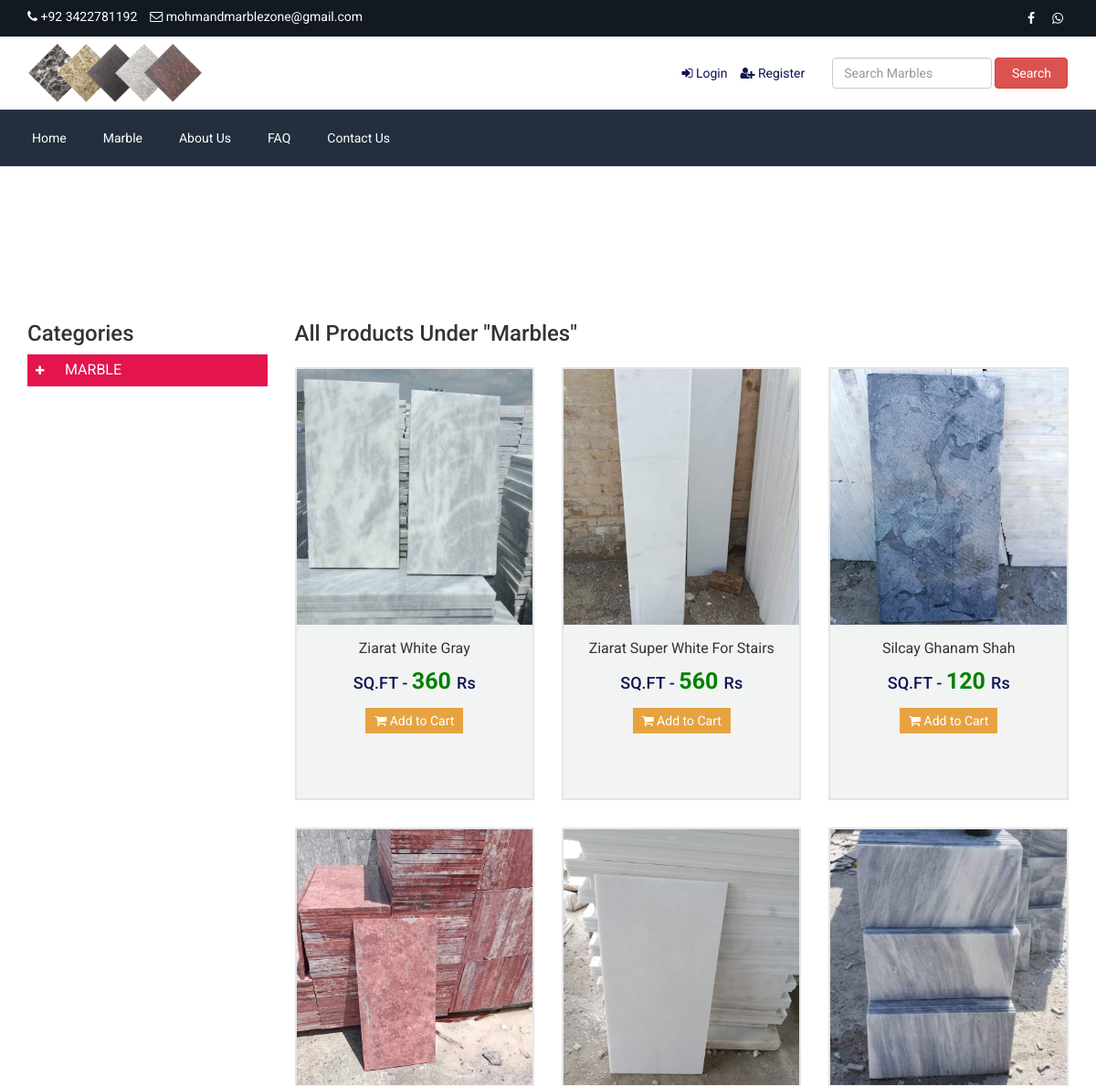
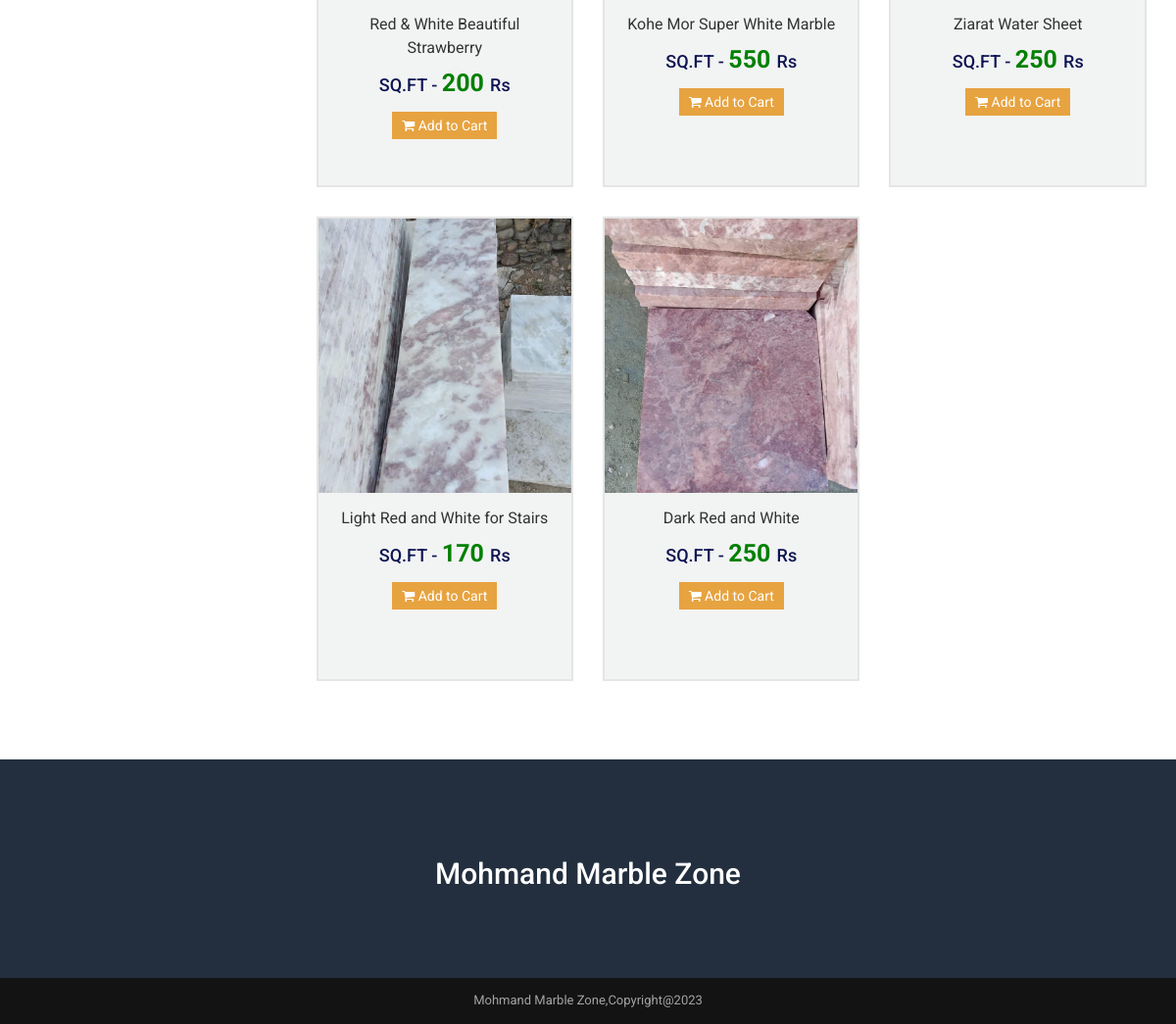
The app's page /product_category/ with its own data (2 pictures, top to bottom).
### customadmin/models.py (models this page shows, shortened)
class add_footer_contact(models.Model):
    footer_copyright = models.CharField(max_length=1000, null=True, blank=True)
    contact_address = models.TextField(null=True, blank=True)
    contact_email = models.EmailField(null=True, blank=True)
    contact_no = models.CharField(max_length=100, null=True, blank=True)
    map_iframe = models.TextField(null=True, blank=True)
    status = models.BooleanField(default=True)

class add_logo(models.Model):
    upload_logo = models.ImageField(upload_to='Media/website_images/')

class add_top_category(models.Model):
    top_category_name = models.CharField(max_length=120)
    show_top_menu = models.BooleanField(default=True)
    class Meta:
        verbose_name_plural = "1 - Add Top Category"

class add_product(models.Model):
    select_top_category = models.ForeignKey(add_top_category, on_delete = models.CASCADE)
    select_mid_category = models.ForeignKey(add_mid_category, on_delete = models.CASCADE)
    select_end_category = models.ForeignKey(add_end_category, on_delete = models.CASCADE)
    product_name = models.CharField(max_length=120)
    old_price = models.IntegerField(null=True, blank=True)
    current_price = models.IntegerField()
    quantity = models.IntegerField()
    select_size = models.ManyToManyField(add_size, blank=True)
    select_color = models.ManyToManyField(add_color, blank=True)
    featured_photo = models.ImageField(upload_to="Media/Product_Images/Featured_image")
    photo_1 = models.ImageField(upload_to="Media/Product_Images/Other_Images", null=True, blank=True)
    photo_2= models.ImageField(upload_to="Media/Product_Images/Other_Images", null=True, blank=True)
    photo_3 = models.ImageField(upload_to="Media/Product_Images/Other_Images", null=True, blank=True)
    photo_4 = models.ImageField(upload_to="Media/Product_Images/Other_Images", null=True, blank=True)
    description = models.TextField()
    short_description = models.TextField()
    featured_desc = models.TextField()
    condition_desc = models.TextField()
    return_policy_desc = models.TextField()
    is_featured = models.BooleanField(default=False)
    is_active = models.BooleanField(default=False)
    status = models.BooleanField(default=False, null=True, blank=True)
    class Meta:
        verbose_name_plural = "7 - Add Product"

### marble/views.py (the view)
# urls.py: path('product_category/', views.product_category, name='product_category'),
def product_category(request):
    top_categories = add_top_category.objects.filter(show_top_menu=True)
    products = add_product.objects.filter(is_active=True)
    get_logo = add_logo.objects.last()
    get_favicon = add_favicon.objects.last()
    get_footer_contact = add_footer_contact.objects.last()
    get_social_links = add_social_media_links.objects.last()
    context = {'top_categories': top_categories, 'products': products,
                'get_logo': get_logo, 'get_favicon': get_favicon, 'get_footer_contact': get_footer_contact,
                'get_social_links': get_social_links}
    return render(request, 'product_category.html', context)

### templates/product_category.html (shortened to what this page needs)
{% extends 'basic/basic.html' %}
{% load static %}
{% block content %}
    {% include 'basic/top_navbar.html' %}
    {% include 'basic/center_navbar.html' %}
    {% include 'basic/main_navbar.html' %}
    <div class="page-banner" style="background-image: url({% static 'assets/uploads/banner_product_category.jpg' %})">
        <div class="inner">
            <h1>Category: Marbles </h1>
        </div>
    </div>
    <div class="page">
        <div class="container">
            <div class="row">
                <div class="col-md-3">
                    <h3>Categories</h3>
                    <div id="left" class="span3">
                        <ul id="menu-group-1" class="nav menu">
                            {% for top_category in top_categories %}
                            {% if top_category.show_top_menu %}
                            <li class="cat-level-1 deeper parent">
                                <a class="" href="{% url 'search_product_category' top_category.id %}">
                                    <span data-toggle="collapse" data-parent="#menu-group-1" href="#cat-lvl1-id-{{ forloop.counter }}"
                                        class="sign"><i class="fa fa-plus"></i></span>
                                    <span class="lbl">{{ top_category.top_category_name }}</span>
                                </a>
                            </li>
                            {% endif %}
                            {% endfor %}
                        </ul>
                    </div>
                </div>
                <div class="col-md-9">
                    <h3>All Products Under "Marbles"</h3>
                    <div class="product product-cat">
                        <div class="row">
                            {% if products %}
                            {% for i in products %}
                            <div class="col-md-4 item item-product-cat">
                                <div class="inner">
                                    <div class="thumb">
                                        <a href="{% url 'single_product' i.id %}">
                                        <div class="photo"
                                            style="background-image:url({{i.featured_photo.url}});">
                                        </div>
                                        </a>
                                    </div>
                                    <div class="text">
                                        <h3><a href="{% url 'single_product' i.id %}">{{i.product_name}}</a></h3>
                                        <h4>
                                            SQ.FT - <span style="color: green; font-weight: bold; font-size: 25px;"> {{i.current_price}} </span> Rs
                                        </h4>
                                        <p><a href="{% url 'single_product' i.id %}"><i class="fa fa-shopping-cart"></i> Add to
                                                Cart</a></p>
                                    </div>
                                </div>
                            </div>
                            {% endfor %}
                            {% else %}
                                <p class="alert alert-danger">Sorry no record found</p>
                            {% endif %}
                        </div>
                    </div>
                </div>
            </div>
        </div>
    </div>
    {% include 'basic/footer.html' %}
    {% endblock %}

### templates/basic/top_navbar.html
<div class="top">
    <div class="container">
        <div class="row">
            <div class="col-md-6 col-sm-6 col-xs-12">
                <div class="left">
                    <ul>
                        <li><i class="fa fa-phone"></i> {{get_footer_contact.contact_no}} </li>
                        <li><i class="fa fa-envelope-o"></i> {{get_footer_contact.contact_email}} </li>
                    </ul>
                </div>
            </div>
            <div class="col-md-6 col-sm-6 col-xs-12">
                <div class="right">
                    <ul>
                        <li><a href="{{get_social_links.facebook}}" target="__blank"><i class="fa fa-facebook"></i></a></li>
                        <li><a href="{{get_social_links.watsapp}}"><i class="fa fa-whatsapp"></i></a></li>
                    </ul>
                </div>
            </div>
        </div>
    </div>
</div>

### templates/basic/center_navbar.html
{% load static %}
<div class="header">
    <div class="container">
        <div class="row inner">
            <div class="col-md-4 logo">
                <a href="{% url 'index' %}"><img src="{{get_logo.upload_logo.url}}" alt="logo image"></a>
            </div>
            <div class="col-md-5 right">
                <ul>
                    {% if request.user.is_admin %}
                    <li><a href="{% url 'login_page' %}"><i class="fa fa-sign-in"></i> Login</a></li>
                    <li><a href="{% url 'register_page' %}"><i class="fa fa-user-plus"></i> Register</a></li>
                    {% else %}
                    {% if request.user.is_authenticated %}
                    <li><i class="fa fa-user"></i> Logged in as {{request.user.full_name}}</li>
                    <li><a href="{% url 'user_dashboard' %}"><i class="fa fa-home"></i> Dashboard</a></li>
                    <li><a href="{% url 'cart' %}"><i class="fa fa-shopping-cart"></i> My Cart </a></li>
                    {% else %}
                    <li><a href="{% url 'login_page' %}"><i class="fa fa-sign-in"></i> Login</a></li>
                    <li><a href="{% url 'register_page' %}"><i class="fa fa-user-plus"></i> Register</a></li>
                    {% endif %}
                    {% endif %}
                </ul>
            </div>
            <div class="col-md-3 search-area">
                <form class="navbar-form navbar-left" role="search" action="{% url 'search_product' %}" method="get">
                    <div class="form-group">
                        <input type="text" class="form-control search-top" placeholder="Search Marbles"
                            name="search_text">
                    </div>
                    <button type="submit" class="btn btn-danger">Search</button>
                </form>
            </div>
        </div>
    </div>
</div>

### templates/basic/main_navbar.html
<div class="nav">
    <div class="container">
        <div class="row">
            <div class="col-md-12 pl_0 pr_0">
                <div class="menu-container">
                    <div class="menu">
                        <ul>
                            <li><a href="{% url 'index' %}">Home</a></li>
                            {% for i in top_categories %}
                            <li>
                                <a href="{% url 'product_category' %}">{{i.top_category_name}}</a>
                            </li>
                            {% endfor %}
                            <li><a href="{% url 'about_us' %}">About Us</a></li>
                            <li><a href="{% url 'faq' %}">FAQ</a></li>
                            <li><a href="{% url 'contact_us' %}">Contact Us</a></li>
                        </ul>
                    </div>
                </div>
            </div>
        </div>
    </div>
</div>

### templates/basic/footer.html (shortened to what this page needs)
<section class="home-newsletter">
    <div class="container">
        <div class="row">
            <marquee>
                <h2 style="text-align: center; color: white;"> Mohmand Marble Zone </h2>
            </marquee>
        </div>
    </div>
</section>
<div class="footer-bottom">
    <div class="container">
        <div class="row">
            <div class="col-md-12 copyright">
                {{get_footer_contact.footer_copyright}} </div>
        </div>
    </div>
</div>

### static/assets/css/tree-menu.css (style rules this page uses)
#left ul.nav { margin-bottom: 2px; font-size: 12px; }
#left ul.nav li.parent a { padding: 0px; color: #ccc; }
#left ul.nav>li.parent>a { border: solid 1px #999; text-transform: uppercase; }
#left ul.nav li .sign { display: inline-block; width: 14px; padding: 5px 17px 5px 8px; background-color: transparent; color: #fff; }
#left ul.nav li.parent>a>.sign { margin-left: 0px; background-color: #999; }
#left ul.nav li .lbl { padding: 5px 12px; display: inline-block; }
#left ul.nav li a .lbl { font-size: 16px; }
#left ul.nav { background: #fff; }
#left ul.nav>li.cat-level-1 { margin-bottom: 10px; }
#left ul.nav>li.cat-level-1.parent>a { border: solid 1px #e4144d; background: #e4144d; color: #fff; }
#left ul.nav>li.cat-level-1.parent>a>.sign, #left ul.nav>li.cat-level-1 li.parent>a>.sign { margin-left: 0px; background-color: #e4144d; }
#left ul.nav>li.cat-level-1 .lbl { color: #fff; }

### static/assets/css/responsive.css (style rules this page uses)
@media only screen and (min-width: 992px) { .product .text { min-height: 190px; } }
@media only screen and (min-width: 992px) { .header .inner { width: 100%; } }
@media only screen and (min-width: 992px) { .header .search-area { padding-right: 0; } }
@media only screen and (min-width: 992px) { .header .search-area form { padding-right: 0; } }
@media only screen and (min-width: 992px) { .header .container { padding-right: 0; } }

### records on screen
add_footer_contact: contact_no "+92 3422781192", contact_email "mohmandmarblezone@gmail.com", footer_copyright "Mohmand Marble Zone,Copyright@2023"
add_logo: upload_logo (picture)
add_top_category: top_category_name "Marble", top_category_name "MARBLE"
add_product: featured_photo (picture), product_name "Ziarat White Gray", current_price "360"
add_product: featured_photo (picture), product_name "Ziarat Super White For Stairs", current_price "560"
add_product: featured_photo (picture), product_name "Silcay Ghanam Shah", current_price "120"
add_product: featured_photo (picture), product_name "Red & White Beautiful Strawberry", current_price "200"
add_product: featured_photo (picture), product_name "Kohe Mor Super White Marble", current_price "550"
add_product: featured_photo (picture), product_name "Ziarat Water Sheet", current_price "250"
add_product: featured_photo (picture), product_name "Light Red and White for Stairs", current_price "170"
add_product: featured_photo (picture), product_name "Dark Red and White", current_price "250"
